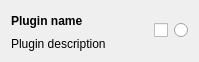
<?xml version="1.0" encoding="UTF-8"?>
<ui version="4.0">
 <class>PluginWidget</class>
 <widget class="QWidget" name="PluginWidget">
  <property name="geometry">
   <rect>
    <x>0</x>
    <y>0</y>
    <width>199</width>
    <height>62</height>
   </rect>
  </property>
  <property name="sizePolicy">
   <sizepolicy hsizetype="MinimumExpanding" vsizetype="MinimumExpanding">
    <horstretch>0</horstretch>
    <verstretch>0</verstretch>
   </sizepolicy>
  </property>
  <layout class="QGridLayout" name="gridLayout">
   <item row="0" column="0">
    <widget class="QLabel" name="pluginName">
     <property name="font">
      <font>
       <weight>75</weight>
       <bold>true</bold>
      </font>
     </property>
     <property name="text">
      <string notr="true">Plugin name</string>
     </property>
    </widget>
   </item>
   <item row="0" column="2" rowspan="2">
    <widget class="QCheckBox" name="pluginEnabledCheckbox">
     <property name="text">
      <string notr="true"/>
     </property>
    </widget>
   </item>
   <item row="0" column="1">
    <spacer name="horizontalSpacer">
     <property name="orientation">
      <enum>Qt::Horizontal</enum>
     </property>
     <property name="sizeHint" stdset="0">
      <size>
       <width>40</width>
       <height>20</height>
      </size>
     </property>
    </spacer>
   </item>
   <item row="1" column="0" colspan="2">
    <widget class="QLabel" name="pluginDescription">
     <property name="text">
      <string notr="true">Plugin description</string>
     </property>
     <property name="wordWrap">
      <bool>true</bool>
     </property>
     <property name="openExternalLinks">
      <bool>true</bool>
     </property>
    </widget>
   </item>
   <item row="0" column="3" rowspan="2">
    <widget class="QRadioButton" name="pluginEnabledRadio">
     <property name="text">
      <string/>
     </property>
    </widget>
   </item>
  </layout>
 </widget>
 <resources/>
 <connections/>
</ui>
